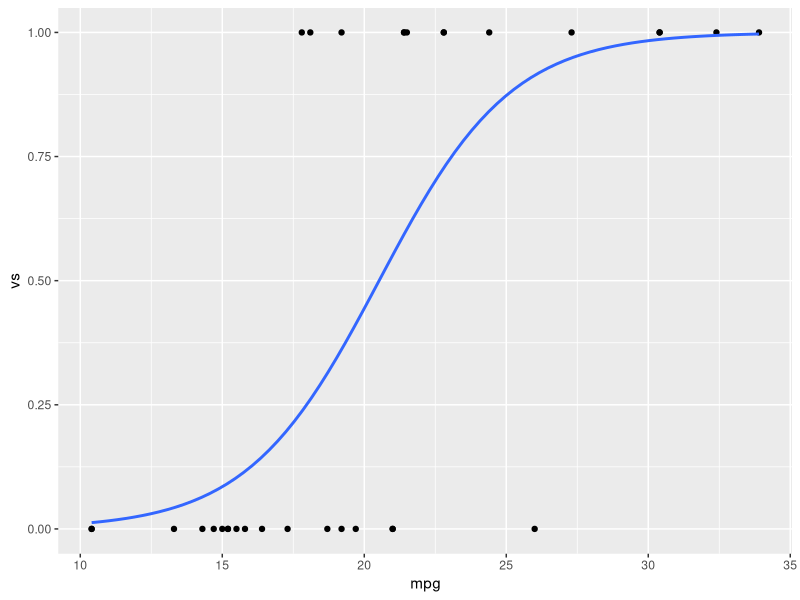
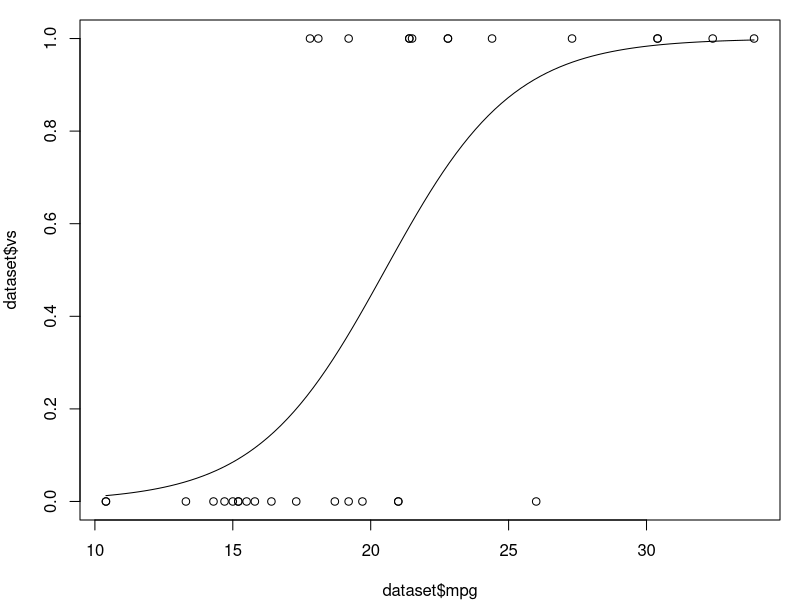
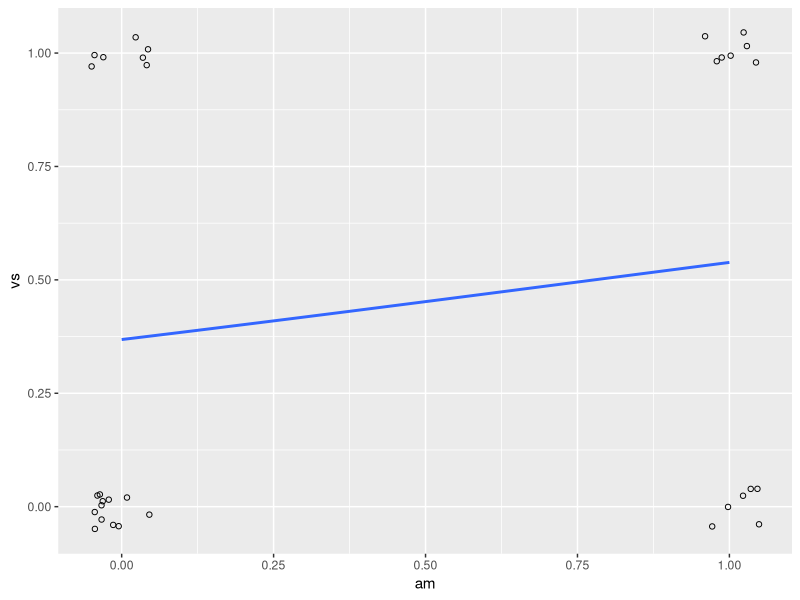
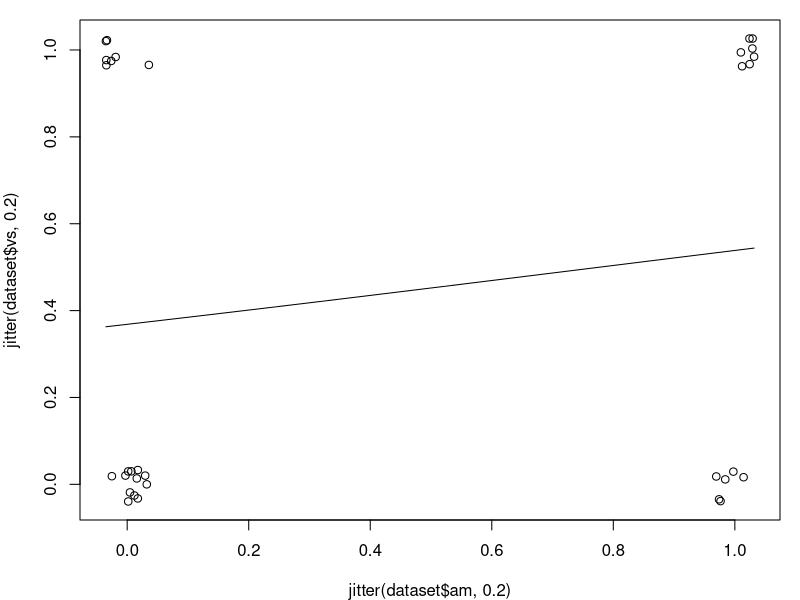

These charts were generated, in order, by the following R code:
data(mtcars)
dataset <- subset(mtcars, select = c(mpg, am, vs))
dataset

prob_vm <- glm(vs ~ mpg, dataset, family = binomial(link = "logit"))

summary(prob_vm)

library(ggplot2)
ggplot(dataset, aes(x = mpg, y = vs)) + geom_point() +
  stat_smooth(method = "glm", method.args = list(family = "binomial"), se = FALSE)

par(mar = c(4, 4, 1, 1)) # Reduce some of the margins so that the plot fits better
plot(dataset$mpg, dataset$vs)
curve(predict(prob_vm, data.frame(mpg = x), type = "response"), add = TRUE)


prob_va <- glm(vs ~ am, dataset, family = binomial)
summary(prob_va)


ggplot(dataset, aes(x = am, y = vs)) +
  geom_point(shape = 1, position = position_jitter(width = .05, height = .05)) +
  stat_smooth(method = "glm", method.args = list(family = "binomial"), se = FALSE)


par(mar = c(4, 4, 1, 1)) # Reduce some of the margins so that the plot fits better
plot(jitter(dataset$am, .2), jitter(dataset$vs, .2))
curve(predict(prob_va, data.frame(am = x), type = "response"), add = TRUE)


prob_vma <- glm(vs ~ mpg + am, dataset, family = binomial)
prob_vma
summary(prob_vma)
